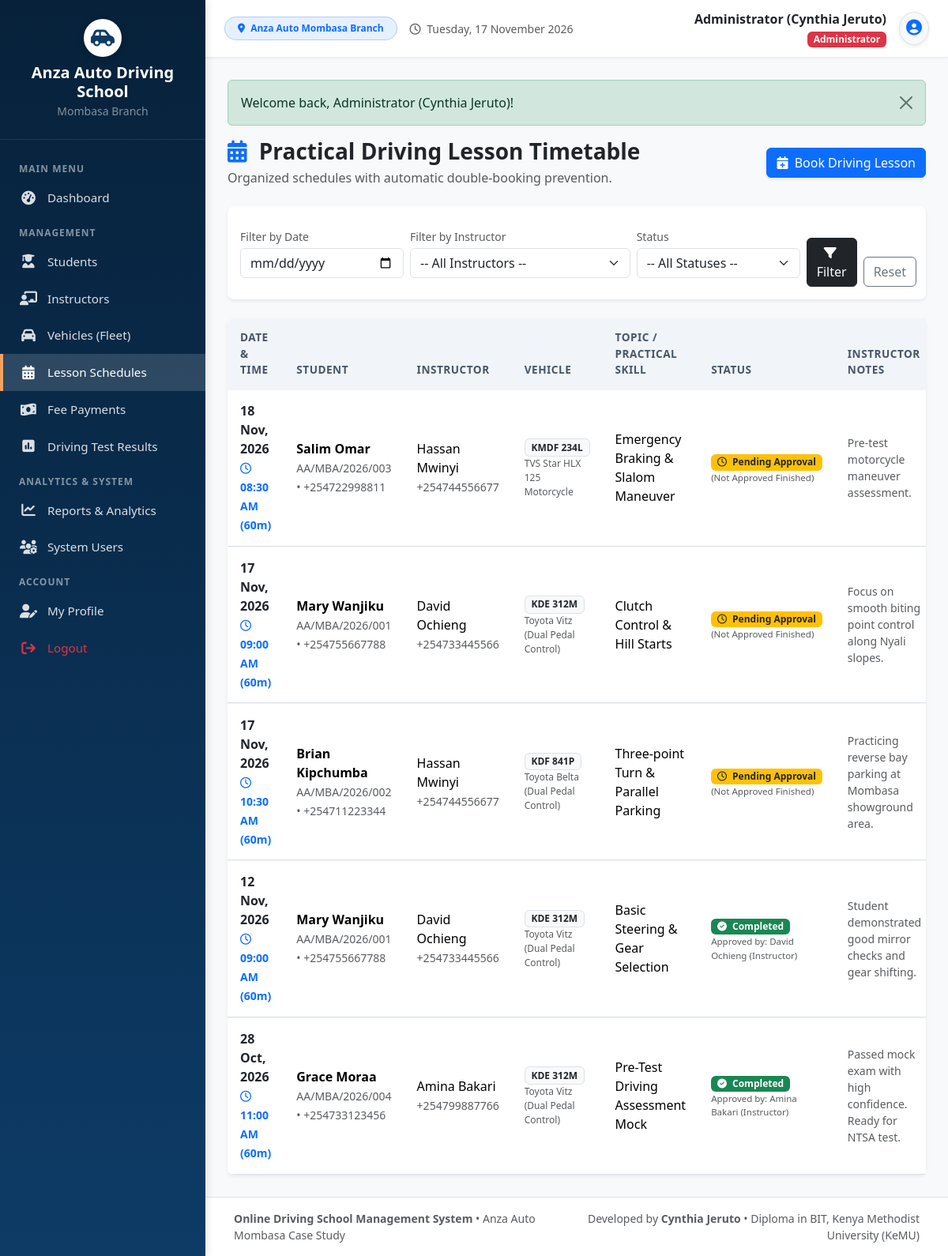
Screenshot of /schedules.php (signed in) with the database file from the repository.
### tables this page shows
CREATE TABLE `lesson_schedules` (
  `schedule_id` INT(11) NOT NULL AUTO_INCREMENT,
  `student_id` INT(11) NOT NULL,
  `instructor_id` INT(11) NOT NULL,
  `vehicle_id` INT(11) DEFAULT NULL,
  `lesson_topic` VARCHAR(150) NOT NULL DEFAULT 'Basic Controls & Steering',
  `lesson_date` DATE NOT NULL,
  `lesson_time` TIME NOT NULL,
  `duration_minutes` INT(11) NOT NULL DEFAULT 60,
  `status` ENUM('Pending', 'In Progress', 'Completed', 'Cancelled', 'No Show') NOT NULL DEFAULT 'Pending',
  `approved_by` VARCHAR(100) DEFAULT NULL,
  `approved_at` DATETIME DEFAULT NULL,
  `instructor_notes` TEXT DEFAULT NULL,
  `created_at` TIMESTAMP NOT NULL DEFAULT CURRENT_TIMESTAMP,
  PRIMARY KEY (`schedule_id`),
  KEY `fk_schedule_student` (`student_id`),
  KEY `fk_schedule_instructor` (`instructor_id`),
  KEY `fk_schedule_vehicle` (`vehicle_id`),
  CONSTRAINT `fk_schedule_student` FOREIGN KEY (`student_id`) REFERENCES `students` (`student_id`) ON DELETE CASCADE,
  CONSTRAINT `fk_schedule_instructor` FOREIGN KEY (`instructor_id`) REFERENCES `instructors` (`instructor_id`) ON DELETE CASCADE,
  CONSTRAINT `fk_schedule_vehicle` FOREIGN KEY (`vehicle_id`) REFERENCES `vehicles` (`vehicle_id`) ON DELETE SET NULL
);

CREATE TABLE `students` (
  `student_id` INT(11) NOT NULL AUTO_INCREMENT,
  `user_id` INT(11) DEFAULT NULL,
  `student_reg_no` VARCHAR(30) NOT NULL UNIQUE,
  `full_name` VARCHAR(100) NOT NULL,
  `gender` ENUM('Male', 'Female', 'Other') NOT NULL,
  `date_of_birth` DATE DEFAULT NULL,
  `phone` VARCHAR(20) NOT NULL,
  `email` VARCHAR(100) DEFAULT NULL,
  `national_id` VARCHAR(30) DEFAULT NULL,
  `address` VARCHAR(255) DEFAULT 'Mombasa',
  `course_category` VARCHAR(100) NOT NULL DEFAULT 'Category B (Light Vehicle - Manual)',
  `course_fee` DECIMAL(10,2) NOT NULL DEFAULT 15000.00,
  `registration_date` DATE NOT NULL,
  `status` ENUM('Enrolled', 'In Training', 'Test Ready', 'Completed', 'Dropped') NOT NULL DEFAULT 'Enrolled',
  `created_at` TIMESTAMP NOT NULL DEFAULT CURRENT_TIMESTAMP,
  PRIMARY KEY (`student_id`),
  KEY `fk_student_user` (`user_id`),
  CONSTRAINT `fk_student_user` FOREIGN KEY (`user_id`) REFERENCES `users` (`user_id`) ON DELETE SET NULL
);

CREATE TABLE `instructors` (
  `instructor_id` INT(11) NOT NULL AUTO_INCREMENT,
  `user_id` INT(11) DEFAULT NULL,
  `instructor_no` VARCHAR(20) NOT NULL UNIQUE,
  `full_name` VARCHAR(100) NOT NULL,
  `gender` ENUM('Male', 'Female', 'Other') NOT NULL,
  `phone` VARCHAR(20) NOT NULL,
  `email` VARCHAR(100) NOT NULL,
  `license_no` VARCHAR(50) NOT NULL,
  `license_expiry` DATE DEFAULT NULL,
  `specialization` VARCHAR(100) DEFAULT 'Manual & Automatic Light Vehicles',
  `address` VARCHAR(255) DEFAULT 'Mombasa, Kenya',
  `status` ENUM('Active', 'On Leave', 'Inactive') NOT NULL DEFAULT 'Active',
  `created_at` TIMESTAMP NOT NULL DEFAULT CURRENT_TIMESTAMP,
  PRIMARY KEY (`instructor_id`),
  KEY `fk_instructor_user` (`user_id`),
  CONSTRAINT `fk_instructor_user` FOREIGN KEY (`user_id`) REFERENCES `users` (`user_id`) ON DELETE SET NULL
);

CREATE TABLE `vehicles` (
  `vehicle_id` INT(11) NOT NULL AUTO_INCREMENT,
  `reg_no` VARCHAR(20) NOT NULL UNIQUE,
  `model` VARCHAR(100) NOT NULL,
  `transmission` ENUM('Manual', 'Automatic') NOT NULL DEFAULT 'Manual',
  `category` VARCHAR(50) NOT NULL DEFAULT 'Class B (Light Vehicle)',
  `status` ENUM('Available', 'In Use', 'Maintenance') NOT NULL DEFAULT 'Available',
  `photo` VARCHAR(255) DEFAULT NULL,
  `created_at` TIMESTAMP NOT NULL DEFAULT CURRENT_TIMESTAMP,
  PRIMARY KEY (`vehicle_id`)
);

### schedules.php (the view, shortened to what this page needs)
<?php
require_once __DIR__ . '/includes/header.php';
$dateFilter = trim($_GET['date'] ?? '');
$sql = "
    SELECT ls.*,
           s.full_name AS student_name, s.student_reg_no, s.phone AS student_phone,
           i.full_name AS instructor_name, i.phone AS instructor_phone,
           v.reg_no AS vehicle_reg, v.model AS vehicle_model
    FROM lesson_schedules ls
    JOIN students s ON ls.student_id = s.student_id
    JOIN instructors i ON ls.instructor_id = i.instructor_id
    LEFT JOIN vehicles v ON ls.vehicle_id = v.vehicle_id
    WHERE 1=1
";
$params = [];
$sql .= " ORDER BY ls.lesson_date DESC, ls.lesson_time ASC";
$stmt = $pdo->prepare($sql);
$stmt->execute($params);
$schedules = $stmt->fetchAll();
?>
<div class="d-flex justify-content-between align-items-center mb-4">
    <div>
        <h3 class="fw-bold mb-1 text-dark"><i class="fa-solid fa-calendar-days text-primary me-2"></i> Practical Driving Lesson Timetable</h3>
        <p class="text-muted mb-0">Organized schedules with automatic double-booking prevention.</p>
    </div>
    <?php if (has_role(['Administrator', 'Receptionist'])): ?>
    <a href="schedule_add.php" class="btn btn-primary shadow-sm">
        <i class="fa-solid fa-calendar-plus me-1"></i> Book Driving Lesson
    </a>
    <?php endif; ?>
</div>
<div class="card border-0 shadow-sm rounded-3 mb-4">
    <div class="card-body p-3">
        <form method="GET" action="schedules.php" class="row g-2 align-items-center">
            <div class="col-md-3">
                <label class="form-label small text-muted mb-1">Filter by Date</label>
                <input type="date" name="date" class="form-control" value="<?= htmlspecialchars($dateFilter) ?>">
            </div>
            <?php if ($_SESSION['role'] !== 'Instructor'): ?>
            <div class="col-md-4">
                <label class="form-label small text-muted mb-1">Filter by Instructor</label>
                <select name="instructor_id" class="form-select">
                    <option value="">-- All Instructors --</option>
                </select>
            </div>
            <?php endif; ?>
            <div class="col-md-3">
                <label class="form-label small text-muted mb-1">Status</label>
                <select name="status" class="form-select">
                    <option value="">-- All Statuses --</option>
                </select>
            </div>
            <div class="col-md-2 d-flex gap-2 align-items-end" style="margin-top: 2rem;">
                <button type="submit" class="btn btn-dark w-100"><i class="fa-solid fa-filter me-1"></i> Filter</button>
                <a href="schedules.php" class="btn btn-outline-secondary">Reset</a>
            </div>
        </form>
    </div>
</div>
<div class="card border-0 shadow-sm rounded-3">
    <div class="card-body p-0">
        <div class="table-responsive">
            <table class="table custom-table table-hover mb-0">
                <thead>
                    <tr>
                        <th>Date & Time</th>
                        <th>Student</th>
                        <th>Instructor</th>
                        <th>Vehicle</th>
                        <th>Topic / Practical Skill</th>
                        <th>Status</th>
                        <th>Instructor Notes</th>
                    </tr>
                </thead>
                <tbody>
                    <?php if (empty($schedules)): ?>
                        <tr><td colspan="8" class="text-center py-5 text-muted">No driving lesson schedules found.</td></tr>
                    <?php else: ?>
                        <?php foreach ($schedules as $s): ?>
                            <tr>
                                <td>
                                    <div class="fw-bold text-dark"><?= format_date($s['lesson_date']) ?></div>
                                    <small class="text-primary fw-semibold"><i class="fa-regular fa-clock me-1"></i> <?= date('h:i A', strtotime($s['lesson_time'])) ?> (<?= $s['duration_minutes'] ?>m)</small>
                                </td>
                                <td>
                                    <div class="fw-bold"><?= htmlspecialchars($s['student_name']) ?></div>
                                    <small class="text-muted"><?= htmlspecialchars($s['student_reg_no']) ?> &bull; <?= htmlspecialchars($s['student_phone']) ?></small>
                                </td>
                                <td>
                                    <div><?= htmlspecialchars($s['instructor_name']) ?></div>
                                    <small class="text-muted"><?= htmlspecialchars($s['instructor_phone']) ?></small>
                                </td>
                                <td>
                                    <?php if ($s['vehicle_reg']): ?>
                                        <span class="badge bg-light text-dark border"><?= htmlspecialchars($s['vehicle_reg']) ?></span>
                                        <div class="small text-muted" style="font-size: 0.75rem;"><?= htmlspecialchars($s['vehicle_model']) ?></div>
                                    <?php else: ?>
                                        <span class="text-muted small">Not Assigned</span>
                                    <?php endif; ?>
                                </td>
                                <td><?= htmlspecialchars($s['lesson_topic']) ?></td>
                                <td>
                                    <?php if ($s['status'] === 'Completed'): ?>
                                        <span class="badge bg-success"><i class="fa-solid fa-circle-check me-1"></i> Completed</span>
                                        <?php if (!empty($s['approved_by'])): ?>
                                            <div class="small text-muted" style="font-size: 0.72rem;">Approved by: <?= htmlspecialchars($s['approved_by']) ?></div>
                                        <?php endif; ?>
                                    <?php elseif ($s['status'] === 'Cancelled'): ?>
                                        <span class="badge bg-danger">Cancelled</span>
                                    <?php elseif ($s['status'] === 'No Show'): ?>
                                        <span class="badge bg-secondary">No Show</span>
                                    <?php elseif ($s['status'] === 'In Progress'): ?>
                                        <span class="badge bg-info text-dark">In Progress</span>
                                    <?php else: ?>
                                        <span class="badge bg-warning text-dark"><i class="fa-regular fa-clock me-1"></i> Pending Approval</span>
                                        <div class="small text-muted" style="font-size: 0.72rem;">(Not Approved Finished)</div>
                                    <?php endif; ?>
                                </td>
                                <td class="small text-muted" style="max-width: 180px;">
                                    <?= htmlspecialchars($s['instructor_notes'] ?? '-') ?>
                                </td>
                            </tr>
                        <?php endforeach; ?>
                    <?php endif; ?>
                </tbody>
            </table>
        </div>
    </div>
</div>
<?php require_once __DIR__ . '/includes/footer.php'; ?>

### assets/css/style.css (style rules this page uses)
:root { --primary-color: #0d3b66; --primary-dark: #07213a; --primary-light: #185a9d; --accent-color: #f4a261; --accent-hover: #e76f51; --bg-light: #f8f9fa; --sidebar-width: 260px; --text-dark: #2b2d42; --card-shadow: 0 4px 12px rgba(0, 0, 0, 0.05); }
body { font-family: 'Segoe UI', system-ui, -apple-system, sans-serif; background-color: var(--bg-light); color: var(--text-dark); min-height: 100vh; }
.custom-table { border-collapse: separate; border-spacing: 0; border-radius: 8px; overflow: hidden; background: #ffffff; }
.custom-table thead th { background-color: #f1f5f9; color: #475569; font-weight: 600; font-size: 0.85rem; text-transform: uppercase; letter-spacing: 0.5px; border: none; padding: 0.9rem 1rem; }
.custom-table tbody td { padding: 0.9rem 1rem; vertical-align: middle; border-top: 1px solid #f1f5f9; }

### rows the page displays
lesson_schedules: lesson_date "18 Nov, 2026", lesson_time "08:30 AM", duration_minutes "60", student.full_name "Salim Omar", student.student_reg_no "AA/MBA/2026/003", student.phone "+254722998811", instructor.full_name "Hassan Mwinyi", instructor.phone "+254744556677", vehicle.reg_no "KMDF 234L", vehicle.model "TVS Star HLX 125 Motorcycle", lesson_topic "Emergency Braking & Slalom Maneuver", status "Pending Approval", instructor_notes "Pre-test motorcycle maneuver assessment."
lesson_schedules: lesson_date "17 Nov, 2026", lesson_time "09:00 AM", duration_minutes "60", student.full_name "Mary Wanjiku", student.student_reg_no "AA/MBA/2026/001", student.phone "+254755667788", instructor.full_name "David Ochieng", instructor.phone "+254733445566", vehicle.reg_no "KDE 312M", vehicle.model "Toyota Vitz (Dual Pedal Control)", lesson_topic "Clutch Control & Hill Starts", status "Pending Approval", instructor_notes "Focus on smooth biting point control along Nyali slopes."
lesson_schedules: lesson_date "17 Nov, 2026", lesson_time "10:30 AM", duration_minutes "60", student.full_name "Brian Kipchumba", student.student_reg_no "AA/MBA/2026/002", student.phone "+254711223344", instructor.full_name "Hassan Mwinyi", instructor.phone "+254744556677", vehicle.reg_no "KDF 841P", vehicle.model "Toyota Belta (Dual Pedal Control)", lesson_topic "Three-point Turn & Parallel Parking", status "Pending Approval", instructor_notes "Practicing reverse bay parking at Mombasa showground area."
lesson_schedules: lesson_date "12 Nov, 2026", lesson_time "09:00 AM", duration_minutes "60", student.full_name "Mary Wanjiku", student.student_reg_no "AA/MBA/2026/001", student.phone "+254755667788", instructor.full_name "David Ochieng", instructor.phone "+254733445566", vehicle.reg_no "KDE 312M", vehicle.model "Toyota Vitz (Dual Pedal Control)", lesson_topic "Basic Steering & Gear Selection", approved_by "David Ochieng (Instructor)", instructor_notes "Student demonstrated good mirror checks and gear shifting."
lesson_schedules: lesson_date "28 Oct, 2026", lesson_time "11:00 AM", duration_minutes "60", student.full_name "Grace Moraa", student.student_reg_no "AA/MBA/2026/004", student.phone "+254733123456", instructor.full_name "Amina Bakari", instructor.phone "+254799887766", vehicle.reg_no "KDE 312M", vehicle.model "Toyota Vitz (Dual Pedal Control)", lesson_topic "Pre-Test Driving Assessment Mock", approved_by "Amina Bakari (Instructor)", instructor_notes "Passed mock exam with high confidence. Ready for NTSA test."

### other values shown
$_SESSION['full_name'] "Administrator (Cynthia Jeruto)"
$_SESSION['role'] "Administrator"
$flash['message'] "Welcome back, Administrator (Cynthia Jeruto)!"
